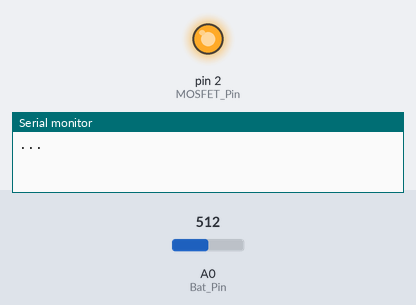
Simulated run of this sketch. Board: Arduino Uno, built with avr-gcc and run on an emulated ATmega328P. Shown: output pins drawn as LEDs (lit = HIGH), the last lines printed to the serial monitor. Inputs (shaded band) come from the test bench; at power-on: A0 (Bat_Pin) = 512.

Above: at 5.2 s.
5.3 s: A0 (Bat_Pin) set to 503
At 14.9 s:
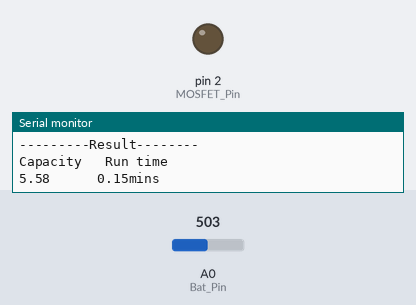
Timing chart, 0 to 16.4 s (numbered marks = the images above; inputs shaded):
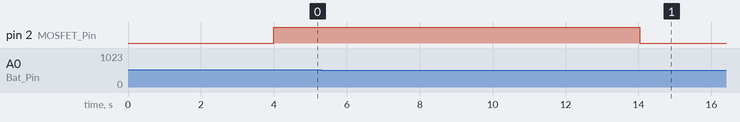

Measured:
- the behaviour switches between 512 and 511 on A0 (Bat_Pin) (found by bisection; images 0 and 1)
- after the input at 5.3 s, pin 2 (MOSFET_Pin): HIGH → LOW after 8.7 s

The sketch:

lithiom_ion_tester.ino
```cpp
#define MOSFET_Pin 2
#define Bat_Pin A0
boolean finished=false;
int interval = 5000;
float Capacity = 0.0; // Capacity in mAh
float Res_Value = 1.1;  // Resistor Value in Ohm
float Vcc = 5.0; // Voltage of Arduino 5V pin ( Mesured by Multimeter )
float Current = 0.0; // Current in Amp
float BatVolt = 0.0;  // Battery Voltage
float BatLow = 2.5; // Discharge Cut Off Voltage
unsigned long previousMillis = 0; // Previous time in ms
unsigned long millisPassed = 0;  // Current time in ms
void setup() {
 Serial.begin(9600);
  pinMode(MOSFET_Pin, OUTPUT);
  pinMode(A0,INPUT);
  digitalWrite(MOSFET_Pin, LOW);
  delay(2000);
  Serial.println("...");
  delay(2000);
}

void loop() {
float BatVolt = analogRead(Bat_Pin) * (Vcc / 1024);

if (BatVolt >= BatLow && finished == false){
 digitalWrite(MOSFET_Pin, HIGH);
 delay(5000);
 millisPassed = millis() - previousMillis;
 BatVolt = analogRead(Bat_Pin) * (Vcc / 1024);
 Current = (BatVolt) / Res_Value;
 Capacity = Capacity + (Current * 1000.0) * (millisPassed / 3600000.0); // 1 Hour = 3600000ms
 previousMillis = millis();
 Serial.println("Discharging...");
 Serial.println("Voltage   Current   Capacity    Run time");
 Serial.print(BatVolt);
 Serial.print("       ");
 Serial.print(Current);
 Serial.print("       ");
 Serial.print(Capacity);
 Serial.print("       ");
 Serial.println(previousMillis / 3600000.0);
 delay(interval);
}
else if (BatVolt < BatLow && finished == false)
{
digitalWrite(MOSFET_Pin, LOW);
finished = true;
Serial.println("Finished");
Serial.println("---------Result--------");
Serial.println("Capacity   Run time");
Serial.print(Capacity);
Serial.print( "      ");
Serial.print(previousMillis / 60000.0);
Serial.println("mins");
}
}
```
